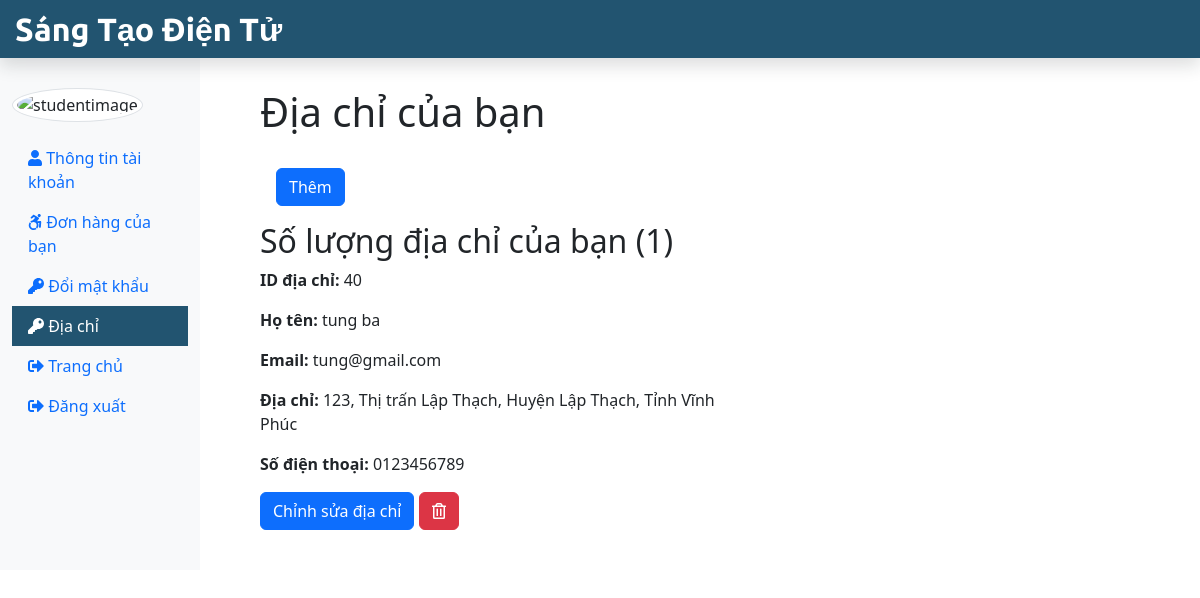
The app's page /Customer/diaChiNguoiMua.php (signed in) with its own data.
### tables this page shows
CREATE TABLE `diachi` (
  `dc_id` int(11) NOT NULL,
  `dc_hoten` varchar(255) NOT NULL,
  `dc_sdt` varchar(15) NOT NULL,
  `dc_sonha` varchar(255) NOT NULL,
  `dc_thanhpho` varchar(255) NOT NULL,
  `dc_tinh` varchar(255) NOT NULL,
  `dc_xa` varchar(255) NOT NULL,
  `dc_giatrimatdinh` tinyint(1) NOT NULL,
  `nm_id` int(11) NOT NULL,
  `nm_email` varchar(255) NOT NULL
);

### Customer/diaChiNguoiMua.php (shortened to what this page needs)
<?php
include('./cusInclude/header.php');
include_once('../dbConnection.php');
if (isset($_SESSION['is_login'])) {
    $stuEmail = $_SESSION['userLogEmail'];
} else {
    echo "<script> location.href='../index.php'; </script>";
}
?>
<div class="col-sm-6 mt-5">
    <form class="mx-5" method="POST" enctype="multipart/form-data">
        <div class="form-group">
            <h1>Địa chỉ của bạn</h1> <span id="soluongdiachi"></span>
        </div>
        <a href="#" class="btn btn-primary m-3" data-bs-toggle="modal" data-bs-target="#stuAddAdress"> Thêm </a>
        <?php
        $sql2 = "SELECT COUNT(dc_id) as sldc FROM diachi WHERE nm_email='$stuEmail'";
        $result2 = $conn->query($sql2);
        if ($result2->num_rows > 0) {
            while ($row = $result2->fetch_assoc()) {
                $soluongdiachi = $row['sldc'];
                echo '
                <h2>Số lượng địa chỉ của bạn (' . $soluongdiachi . ') </h2>
                ';
            }
        }
        $sql = "SELECT * FROM diachi WHERE nm_email= '$stuEmail' LIMIT 0,12 ";
        $result = $conn->query($sql);
        if ($result->num_rows > 0) {
            while ($row = $result->fetch_assoc()) {
                $dc_id = $row['dc_id'];
                $hoten = $row['dc_hoten'];
                $sdt = $row['dc_sdt'];
                $sonha = $row['dc_sonha'];
                $thanhpho = $row['dc_thanhpho'];
                $huyen = $row['dc_tinh'];
                $xa = $row['dc_xa'];
                $email = $row['nm_email'];
                echo '
                        <div class="form-group">
                            <b>ID địa chỉ:</b> ' . $dc_id . '
                        </div>
                        <div class="form-group">
                            <b>Họ tên:</b> ' . $hoten . '
                        </div>
                        <div class="form-group">
                            <b>Email:</b> ' . $email . '
                        </div>
                        <div class="form-group">
                            <b>Địa chỉ:</b> ' . $sonha . ', ' . $xa . ', ' . $huyen . ', ' . $thanhpho . '
                        </div>
                        <div class="form-group">
                            <b>Số điện thoại:</b> ' . $sdt . '
                        </div>
                        <div class="form-group">
                                    <a href="./giaoDienCapNhatDiaChi.php?dc_id='.$dc_id.'" class="btn btn-primary" > Chỉnh sửa địa chỉ </a>
                                    <input type="hidden" name="idDelete" value='.$dc_id.'>
                                    <button type="submit" class="btn btn-danger" name="delete" value="Delete">
                                        <i class="far fa-trash-alt"></i>
                                    </button>
                        </div>
                        <br>
                    ';
            }
        }
        ?>
    </form>
</div>
<?php
include('./cusInclude/footer.php');
?>

### records on screen
diachi: dc_id "40", dc_hoten "tung ba", nm_email "tung@gmail.com", dc_sonha "123", dc_xa "Thị trấn Lập Thạch", dc_tinh "Huyện Lập Thạch", dc_thanhpho "Tỉnh Vĩnh Phúc", dc_sdt "0123456789"

### other values on screen
$soluongdiachi "1"
